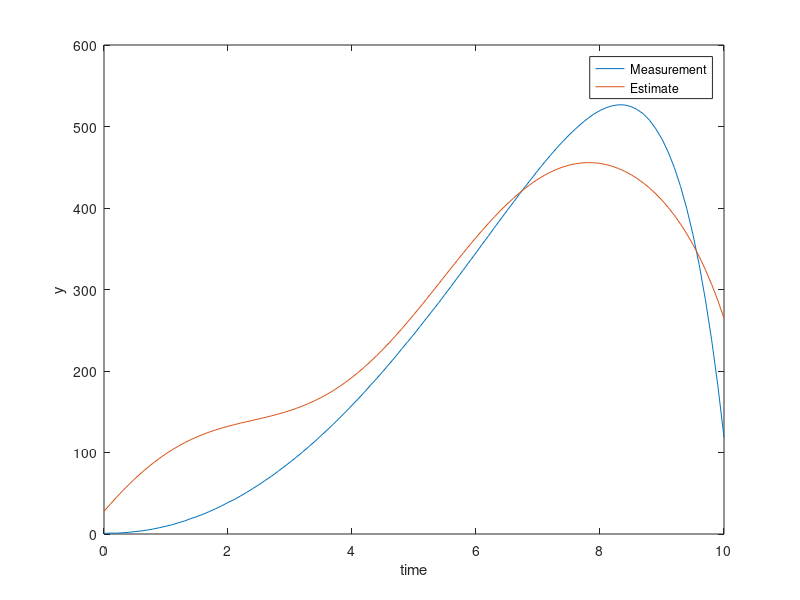
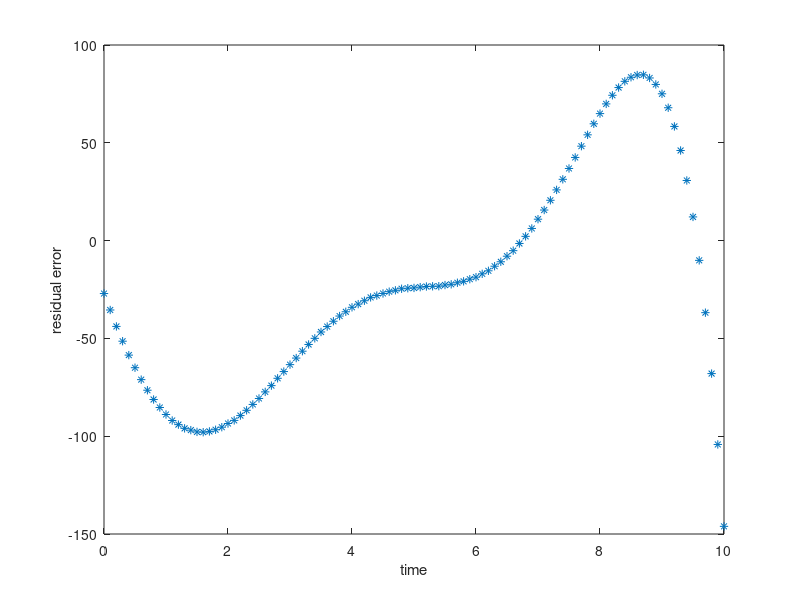
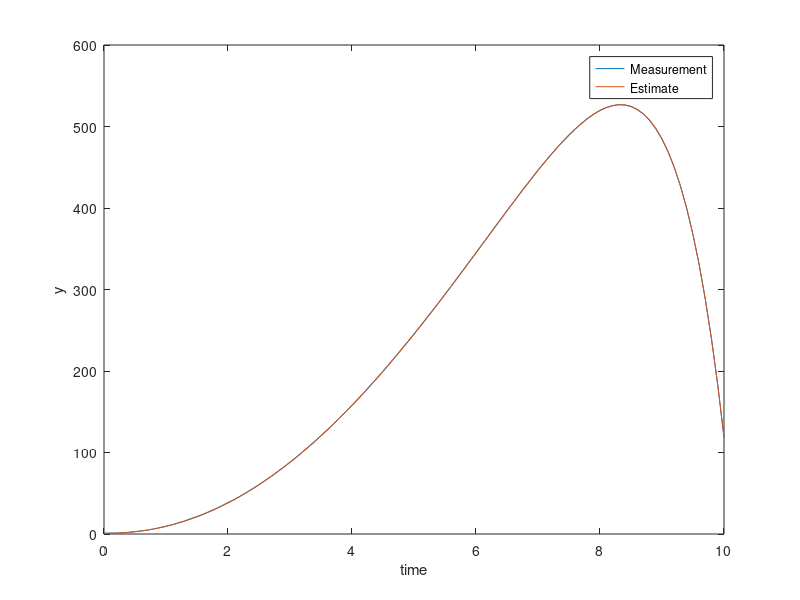
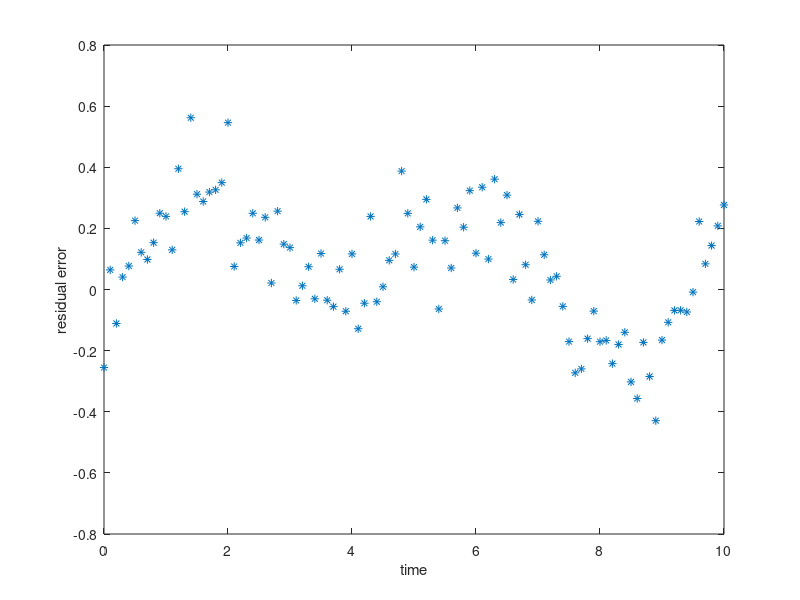

Here is the MATLAB script that generated these plots, in order:
clc; clear; close all; 

t = [0:0.1:10]'; % time vector 10 seconds
data = load("data4.mat"); % load data
y_m = data.y_m; % measurements

% model 1
H_1 = [t sin(t) cos(t) exp(t)]; % basis function matrix

a = (H_1'*H_1)^(-1)*H_1'*y_m % find coefficients
y_e_1 = a(1)*t + a(2)*sin(t) + a(3)*cos(t) + a(4)*exp(t); % estimation
e_1 = y_m - y_e_1; % residual error
mu_e_1 = mean(e_1); % mean of residual error
sig_e_1 = std(e_1); % standard deviation of residual error
fprintf('model 1 mean residual error: %f', mu_e_1)
fprintf('\nmodel 1 standard deviation residual error: %f', sig_e_1)

% plot estimation with measurement
figure;
plot(t,y_m,t,y_e_1)
xlabel('time')
ylabel('y')
legend('Measurement','Estimate');
% plot residual error
figure;
plot(t,e_1,'*')
xlabel('time')
ylabel('residual error')
%model 2
H_2 = [t.^2 sin(t) cos(0.9*t) exp(t)]; % basis function matrix

b = (H_2'*H_2)^(-1)*H_2'*y_m % find coefficients
y_e_2 = b(1)*t.^2 + b(2)*sin(t) + b(3)*cos(0.9*t) + b(4)*exp(t); % estimation
e_2 = y_m - y_e_2; % residual error
mu_e_2 = mean(e_2); % mean of residual error
sig_e_2 = std(e_2); % standard deviation of residual error
fprintf('\nmodel 2 mean residual error: %f', mu_e_2)
fprintf('\nmodel 2 standard deviation residual error: %f', sig_e_2)
% plot estimation with measurement
figure;
plot(t,y_m,t,y_e_2)
xlabel('time')
ylabel('y')
legend('Measurement','Estimate');
% plot residual error
figure;
plot(t,e_2,'*')
xlabel('time')
ylabel('residual error')
% model 3
H_3 = [t.^2 sin(t) cos(t) exp(0.9*t)]; % basis function matrix

c = (H_3'*H_3)^(-1)*H_3'*y_m % find coefficients
y_e_3 = c(1)*t.^2 + c(2)*sin(t) + c(3)*cos(t) + c(4)*exp(0.9*t); % estimation
e_3 = y_m - y_e_3; % residual error
mu_e_3 = mean(e_3); % mean of residual error
sig_e_3 = std(e_3); % standard deviation of residual error
fprintf('\nmodel 3 mean residual error: %f', mu_e_3)
fprintf('\nmodel 3 standard deviation residual error: %f', sig_e_3)
% plot estimation with measurement
figure;
plot(t,y_m,t,y_e_3)
xlabel('time')
ylabel('y')
legend('Measurement','Estimate');
% plot residual error
figure;
plot(t,e_3,'*')
xlabel('time')
ylabel('residual error')
% model 4
H_4 = [t.^2 sin(t) cos(t) exp(t)]; % basis function matrix

d = (H_4'*H_4)^(-1)*H_4'*y_m % find coefficients
y_e_4 = d(1)*t.^2 + d(2)*sin(t) + d(3)*cos(t) + d(4)*exp(t); % estimation
e_4 = y_m - y_e_4; % residual error
mu_e_4 = mean(e_4); % mean of residual error
sig_e_4 = std(e_4); % standard deviation of residual error
fprintf('\nmodel 4 mean residual error: %f', mu_e_4)
fprintf('\nmodel 4 standard deviation residual error: %f\n', sig_e_4)
% plot estimation with measurement
figure;
plot(t,y_m,t,y_e_4)
xlabel('time')
ylabel('y')
legend('Measurement','Estimate');
% plot residual error
figure;
plot(t,e_4,'*')
xlabel('time')
ylabel('residual error')